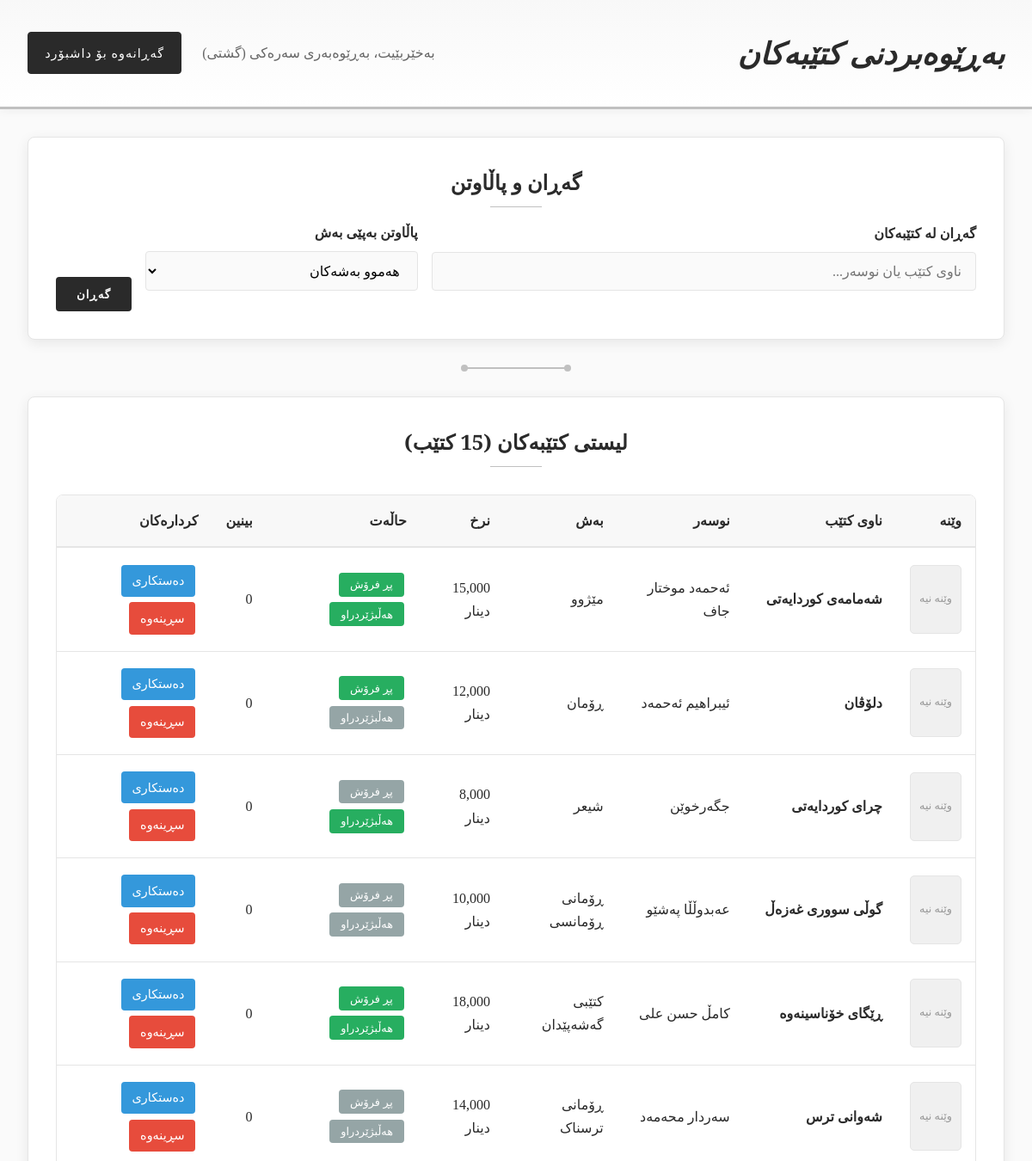
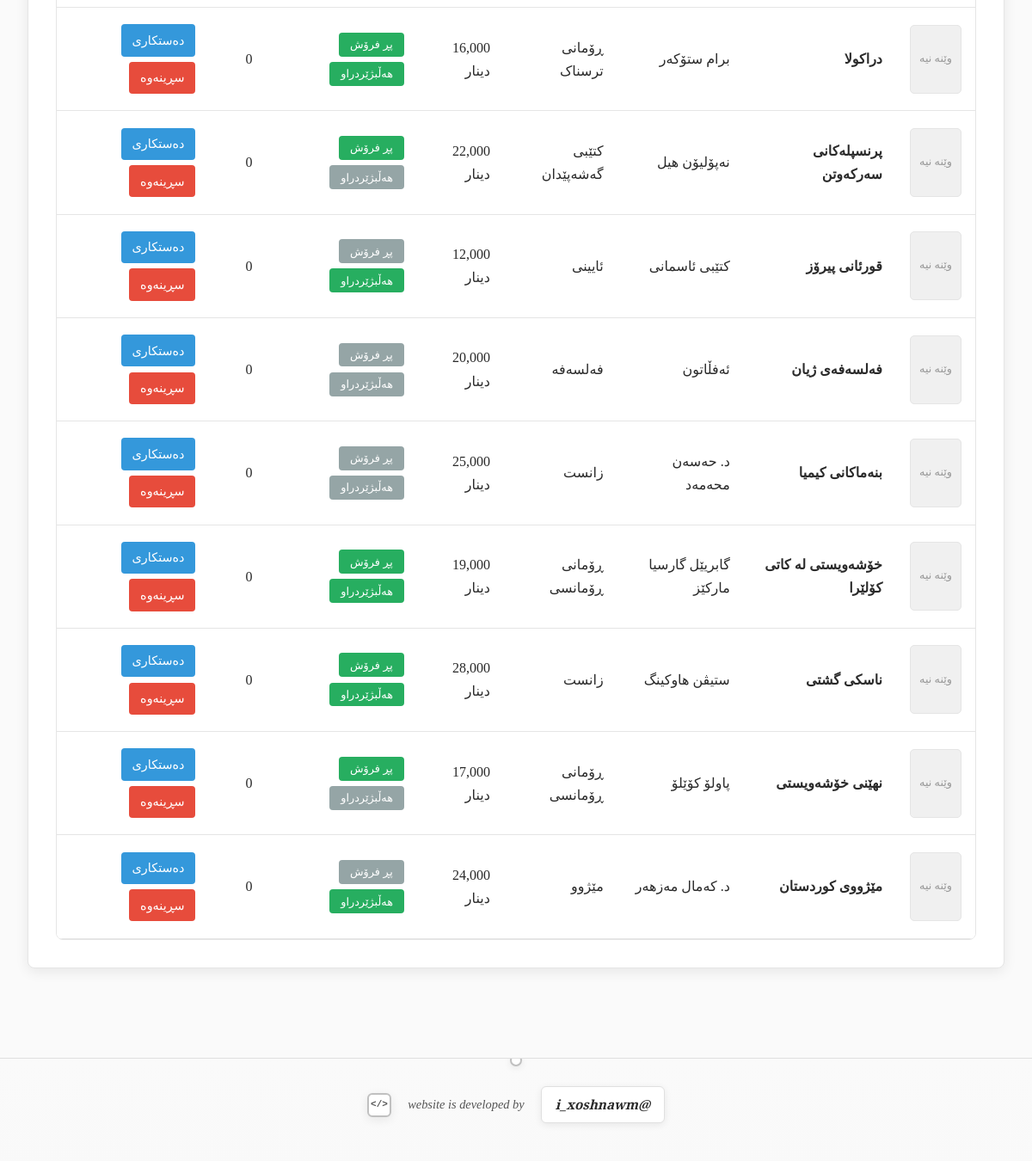
Page /manage_books.php (signed in) on the committed database (2 pictures, top to bottom).
### tables this page shows
CREATE TABLE books (
    book_id INT AUTO_INCREMENT,
    book_title VARCHAR(255) NOT NULL,
    author VARCHAR(255) NOT NULL,
    translator VARCHAR(255) NULL,
    genre VARCHAR(100) NOT NULL,
    category_id INT,
    price DECIMAL(10,2) NOT NULL,
    book_image VARCHAR(255) DEFAULT 'default_book.jpg',
    description TEXT,
    is_featured BOOLEAN DEFAULT FALSE,
    is_bestseller BOOLEAN DEFAULT FALSE,
    view_count INT DEFAULT 0,
    created_date TIMESTAMP DEFAULT CURRENT_TIMESTAMP,
    PRIMARY KEY (book_id),
    KEY category_key (category_id)
);

CREATE TABLE categories (
    category_id INT AUTO_INCREMENT,
    category_name VARCHAR(100) NOT NULL,
    category_description TEXT,
    created_date TIMESTAMP DEFAULT CURRENT_TIMESTAMP,
    PRIMARY KEY (category_id)
);

### manage_books.php (the view, shortened to what this page needs)
<?php
require_once 'config.php';
$search = isset($_GET['search']) ? clean_input($_GET['search']) : '';
$where_conditions = [];
$params = [];
$where_clause = count($where_conditions) > 0 ? "WHERE " . implode(" AND ", $where_conditions) : "";
$stmt = $conn->prepare("SELECT b.*, c.category_name FROM books b
                       LEFT JOIN categories c ON b.category_id = c.category_id
                       $where_clause
                       ORDER BY b.created_date DESC");
$stmt->execute($params);
$books = $stmt->fetchAll(PDO::FETCH_ASSOC);
?>
<!DOCTYPE html>
<html lang="ku" dir="rtl">
<head>
</head>
<body>
    <div class="header">
        <div class="header-content">
            <h1>بەڕێوەبردنی کتێبەکان</h1>
            <div class="admin-info">
                <span>بەخێربێیت، <?php echo $_SESSION['admin_name']; ?> (<?php echo $_SESSION['admin_type']; ?>)</span>
                <a href="admin_dashboard.php" class="nav-link">گەڕانەوە بۆ داشبۆرد</a>
            </div>
        </div>
    </div>
    <div class="container">
        <div class="section">
            <h2 class="section-title">گەڕان و پاڵاوتن</h2>
            <form method="GET" class="search-grid">
                <div class="form-group">
                    <label class="form-label">گەڕان لە کتێبەکان</label>
                    <input type="text" name="search" class="form-input" placeholder="ناوی کتێب یان نوسەر..." value="<?php echo htmlspecialchars($search); ?>">
                </div>
                <div class="form-group">
                    <label class="form-label">پاڵاوتن بەپێی بەش</label>
                    <select name="category" class="form-select">
                        <option value="0">هەموو بەشەکان</option>
                    </select>
                </div>
                <button type="submit" class="search-btn">گەڕان</button>
            </form>
        </div>
        <div class="decorative-border"></div>
        <div class="section">
            <h2 class="section-title">لیستی کتێبەکان (<?php echo count($books); ?> کتێب)</h2>
            <?php if(count($books) > 0): ?>
            <div class="table-wrapper">
                <table class="books-table">
                    <thead>
                        <tr>
                            <th>وێنە</th>
                            <th>ناوی کتێب</th>
                            <th>نوسەر</th>
                            <th>بەش</th>
                            <th>نرخ</th>
                            <th>حاڵەت</th>
                            <th>بینین</th>
                            <th>کردارەکان</th>
                        </tr>
                    </thead>
                    <tbody>
                        <?php foreach($books as $book): ?>
                        <tr>
                            <td>
                                <?php if($book['book_image'] && $book['book_image'] != 'default_book.jpg' && file_exists('images/' . $book['book_image'])): ?>
                                    <img src="images/<?php echo $book['book_image']; ?>" alt="<?php echo htmlspecialchars($book['book_title']); ?>" class="book-image">
                                <?php else: ?>
                                    <div class="no-image">وێنە نیە</div>
                                <?php endif; ?>
                            </td>
                            <td><strong><?php echo htmlspecialchars($book['book_title']); ?></strong></td>
                            <td><?php echo htmlspecialchars($book['author']); ?></td>
                            <td><?php echo htmlspecialchars($book['category_name']); ?></td>
                            <td><?php echo number_format($book['price']); ?> دینار</td>
                            <td>
                                <form method="POST" style="display: inline;">
                                    <button type="submit" name="toggle_status" class="action-btn toggle-btn <?php echo $book['is_bestseller'] ? 'active' : ''; ?>">
                                        پڕ فرۆش
                                    </button>
                                </form>
                                <form method="POST" style="display: inline;">
                                    <button type="submit" name="toggle_status" class="action-btn toggle-btn <?php echo $book['is_featured'] ? 'active' : ''; ?>">
                                        هەڵبژێردراو
                                    </button>
                                </form>
                            </td>
                            <td><?php echo number_format($book['view_count']); ?></td>
                            <td>
                                <a href="?edit=<?php echo $book['book_id']; ?>" class="action-btn edit-btn">دەستکاری</a>
                                <?php if($_SESSION['admin_type'] == 'گشتی'): ?>
                                <a href="?delete=<?php echo $book['book_id']; ?>"
                                   class="action-btn delete-btn"
                                   onclick="return confirm('دڵنیایت لە سڕینەوەی ئەم کتێبە؟')">سڕینەوە</a>
                                <?php endif; ?>
                            </td>
                        </tr>
                        <?php endforeach; ?>
                    </tbody>
                </table>
            </div>
            <?php else: ?>
            <div class="empty-state">
                هیچ کتێبێک نەدۆزرایەوە
            </div>
            <?php endif; ?>
        </div>
    </div>
</head>
<body>
    <div class="developer-footer" id="developerFooter">
        <div class="developer-credit">
            <a href="https://www.instagram.com/i_xoshnawm/" target="_blank" class="developer-link" id="devLink">@i_xoshnawm</a>
            <span class="dev-text" id="devText">website is developed by</span>
            <div class="tech-symbol" id="techSymbol"></div>
        </div>
    </div>
</body>
</html>

### rows in the picture
books: book_image "وێنە نیە", book_title "شەمامەی کوردایەتی", author "ئەحمەد موختار جاف", category.category_name "مێژوو", price "15,000", view_count "0"
books: book_image "وێنە نیە", book_title "دلۆڤان", author "ئیبراهیم ئەحمەد", category.category_name "ڕۆمان", price "12,000", view_count "0"
books: book_image "وێنە نیە", book_title "چرای کوردایەتی", author "جگەرخوێن", category.category_name "شیعر", price "8,000", view_count "0"
books: book_image "وێنە نیە", book_title "گوڵی سووری غەزەڵ", author "عەبدوڵڵا پەشێو", category.category_name "ڕۆمانی ڕۆمانسی", price "10,000", view_count "0"
books: book_image "وێنە نیە", book_title "ڕێگای خۆناسینەوە", author "کامڵ حسن علی", category.category_name "کتێبی گەشەپێدان", price "18,000", view_count "0"
books: book_image "وێنە نیە", book_title "شەوانی ترس", author "سەردار محەمەد", category.category_name "ڕۆمانی ترسناک", price "14,000", view_count "0"
books: book_image "وێنە نیە", book_title "دراکولا", author "برام ستۆکەر", category.category_name "ڕۆمانی ترسناک", price "16,000", view_count "0"
books: book_image "وێنە نیە", book_title "پرنسپلەکانی سەرکەوتن", author "نەپۆلیۆن هیل", category.category_name "کتێبی گەشەپێدان", price "22,000", view_count "0"
books: book_image "وێنە نیە", book_title "قورئانی پیرۆز", author "کتێبی ئاسمانی", category.category_name "ئایینی", price "12,000", view_count "0"
books: book_image "وێنە نیە", book_title "فەلسەفەی ژیان", author "ئەفڵاتون", category.category_name "فەلسەفە", price "20,000", view_count "0"
books: book_image "وێنە نیە", book_title "بنەماکانی کیمیا", author "د. حەسەن محەمەد", category.category_name "زانست", price "25,000", view_count "0"
books: book_image "وێنە نیە", book_title "خۆشەویستی لە کاتی کۆلێرا", author "گابریێل گارسیا مارکێز", category.category_name "ڕۆمانی ڕۆمانسی", price "19,000", view_count "0"
books: book_image "وێنە نیە", book_title "ناسکی گشتی", author "ستیڤن هاوکینگ", category.category_name "زانست", price "28,000", view_count "0"
books: book_image "وێنە نیە", book_title "نهێنی خۆشەویستی", author "پاولۆ کۆێلۆ", category.category_name "ڕۆمانی ڕۆمانسی", price "17,000", view_count "0"
books: book_image "وێنە نیە", book_title "مێژووی کوردستان", author "د. کەمال مەزهەر", category.category_name "مێژوو", price "24,000", view_count "0"

### other values in the picture
$_SESSION['admin_name'] "بەڕێوەبەری سەرەکی"
$_SESSION['admin_type'] "گشتی"
count($books) "15"
